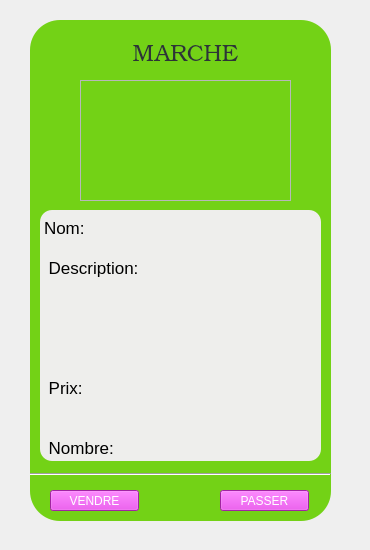
       <widget class="QWidget" name="interface_marche">
        <widget class="QPlainTextEdit" name="affichage_carte_12">
         <property name="geometry">
          <rect>
           <x>30</x>
           <y>20</y>
           <width>301</width>
           <height>501</height>
          </rect>
         </property>
         <property name="styleSheet">
          <string notr="true">background-color: rgb(115, 210, 22);
border-radius:30px;</string>
         </property>
         <property name="backgroundVisible">
          <bool>false</bool>
         </property>
         <property name="centerOnScroll">
          <bool>false</bool>
         </property>
        </widget>
        <widget class="QLabel" name="titre_marche">
         <property name="geometry">
          <rect>
           <x>60</x>
           <y>40</y>
           <width>251</width>
           <height>31</height>
          </rect>
         </property>
         <property name="font">
          <font>
           <family>URW Bookman L</family>
           <pointsize>17</pointsize>
           <weight>9</weight>
           <italic>false</italic>
           <bold>false</bold>
          </font>
         </property>
         <property name="styleSheet">
          <string notr="true">color: rgb(46, 52, 54);
background-image: url(:/images/backg.jpg);
font: 75 17pt &quot;URW Bookman L&quot;;
border-radius:8px;</string>
         </property>
         <property name="text">
          <string>MARCHE</string>
         </property>
         <property name="alignment">
          <set>Qt::AlignCenter</set>
         </property>
        </widget>
        <widget class="QFrame" name="image_marche">
         <property name="geometry">
          <rect>
           <x>80</x>
           <y>80</y>
           <width>211</width>
           <height>121</height>
          </rect>
         </property>
         <property name="styleSheet">
          <string notr="true">border-image: url(:/images/image_marche.jpg);</string>
         </property>
         <property name="frameShape">
          <enum>QFrame::StyledPanel</enum>
         </property>
         <property name="frameShadow">
          <enum>QFrame::Raised</enum>
         </property>
        </widget>
        <widget class="QPushButton" name="vendre_sur_marche">
         <property name="geometry">
          <rect>
           <x>50</x>
           <y>490</y>
           <width>89</width>
           <height>21</height>
          </rect>
         </property>
         <property name="styleSheet">
          <string notr="true">font: 13pt &quot;Ubuntu&quot;;
color: white;
background-color: rgb(224, 52, 226);
</string>
         </property>
         <property name="text">
          <string>VENDRE</string>
         </property>
        </widget>
        <widget class="Line" name="line_53">
         <property name="geometry">
          <rect>
           <x>30</x>
           <y>464</y>
           <width>301</width>
           <height>20</height>
          </rect>
         </property>
         <property name="orientation">
          <enum>Qt::Horizontal</enum>
         </property>
        </widget>
        <widget class="QPushButton" name="passer_sur_marche">
         <property name="geometry">
          <rect>
           <x>220</x>
           <y>490</y>
           <width>89</width>
           <height>21</height>
          </rect>
         </property>
         <property name="styleSheet">
          <string notr="true">font: 13pt &quot;Ubuntu&quot;;
color: white;
background-color: rgb(224, 52, 226);</string>
         </property>
         <property name="text">
          <string>PASSER</string>
         </property>
        </widget>
        <widget class="QLabel" name="info_marche">
         <property name="geometry">
          <rect>
           <x>40</x>
           <y>210</y>
           <width>281</width>
           <height>251</height>
          </rect>
         </property>
         <property name="font">
          <font>
           <family>Ubuntu</family>
           <pointsize>13</pointsize>
           <weight>50</weight>
           <italic>false</italic>
           <bold>false</bold>
          </font>
         </property>
         <property name="styleSheet">
          <string notr="true">font: 13pt &quot;Ubuntu&quot;;
background-color: rgb(238, 238, 236);
border-radius:12px;
padding-top:5px;</string>
         </property>
         <property name="text">
          <string>Nom: 
  
 Description: 
 
 
 
 
 
 Prix: 
 
 
 Nombre: </string>
         </property>
        </widget>
        <widget class="QLabel" name="nom_marche">
         <property name="geometry">
          <rect>
           <x>90</x>
           <y>220</y>
           <width>221</width>
           <height>16</height>
          </rect>
         </property>
         <property name="text">
          <string/>
         </property>
        </widget>
        <widget class="QLabel" name="description_marche">
         <property name="geometry">
          <rect>
           <x>50</x>
           <y>299</y>
           <width>261</width>
           <height>61</height>
          </rect>
         </property>
         <property name="text">
          <string/>
         </property>
        </widget>
        <widget class="QLabel" name="prix_marche">
         <property name="geometry">
          <rect>
           <x>90</x>
           <y>380</y>
           <width>221</width>
           <height>16</height>
          </rect>
         </property>
         <property name="text">
          <string/>
         </property>
        </widget>
        <widget class="QLabel" name="nombre_marche">
         <property name="geometry">
          <rect>
           <x>130</x>
           <y>440</y>
           <width>181</width>
           <height>16</height>
          </rect>
         </property>
         <property name="text">
          <string/>
         </property>
        </widget>
        <widget class="QLabel" name="label_38">
         <property name="geometry">
          <rect>
           <x>0</x>
           <y>0</y>
           <width>361</width>
           <height>541</height>
          </rect>
         </property>
         <property name="styleSheet">
          <string notr="true">background-image: url(:/images/backg.jpg);</string>
         </property>
         <property name="text">
          <string/>
         </property>
        </widget>
        <zorder>label_38</zorder>
        <zorder>affichage_carte_12</zorder>
        <zorder>titre_marche</zorder>
        <zorder>image_marche</zorder>
        <zorder>vendre_sur_marche</zorder>
        <zorder>line_53</zorder>
        <zorder>passer_sur_marche</zorder>
        <zorder>info_marche</zorder>
        <zorder>nom_marche</zorder>
        <zorder>description_marche</zorder>
        <zorder>prix_marche</zorder>
        <zorder>nombre_marche</zorder>
       </widget>
